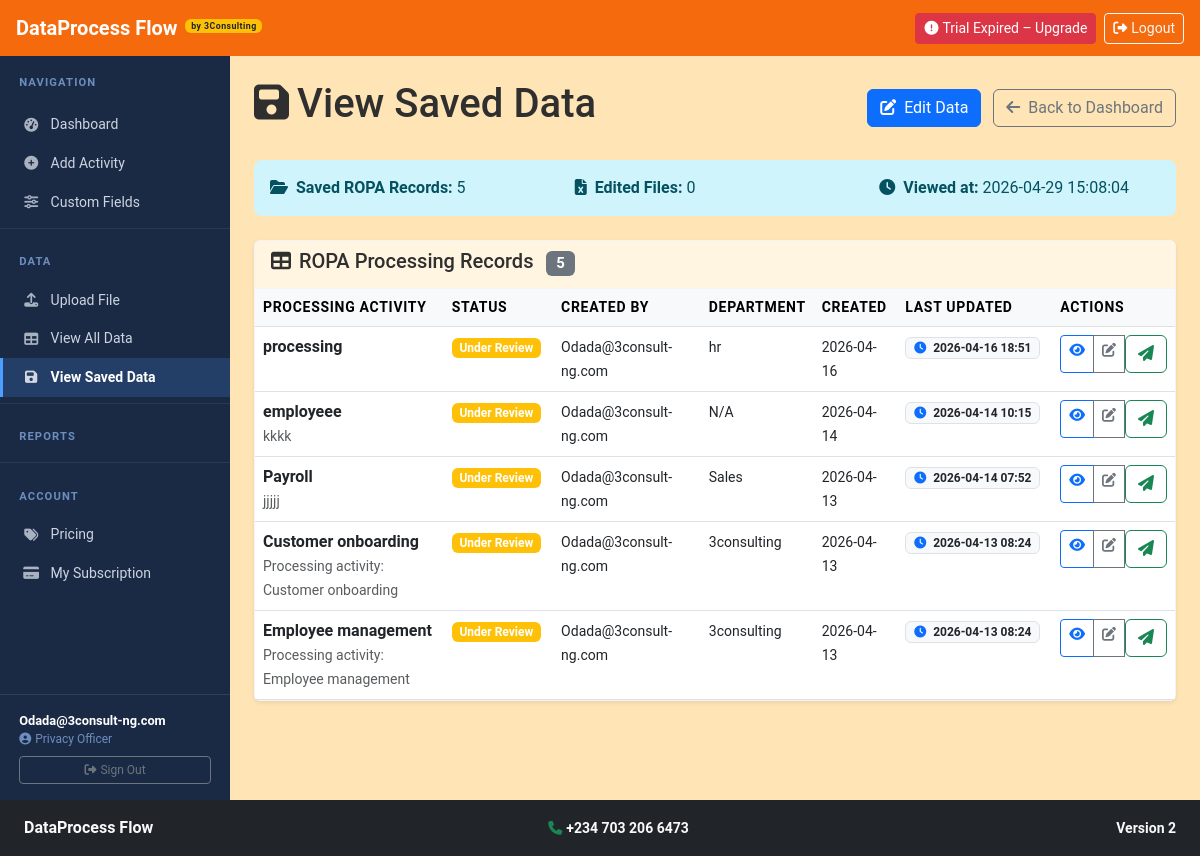
/view-saved-ropa (signed in), run on the app's committed database.
### models.py (models this page shows)
class User(UserMixin, db.Model):
    __tablename__ = 'users'
    id = db.Column(Integer, primary_key=True)
    email = db.Column(String(120), unique=True, nullable=False)
    password_hash = db.Column(String(256), nullable=False)
    role = db.Column(String(50), nullable=False, default='Privacy Champion')
    department = db.Column(String(100))
    created_at = db.Column(DateTime, default=datetime.utcnow)
    last_login = db.Column(DateTime)
    reset_token = db.Column(String(256), nullable=True)
    reset_token_expires = db.Column(DateTime, nullable=True)
    country = db.Column(String(100), nullable=True)
    subscription_tier = db.Column(String(50), nullable=False, default='trial')
    trial_start_date = db.Column(DateTime, default=datetime.utcnow)
    subscription_start_date = db.Column(DateTime, nullable=True)
    subscription_end_date = db.Column(DateTime, nullable=True)
    upgrade_email_sent = db.Column(Boolean, default=False)
    ropa_records = db.relationship('ROPARecord', foreign_keys='ROPARecord.created_by', backref='creator', lazy=True)

class ROPARecord(db.Model):
    __tablename__ = 'ropa_records'
    __table_args__ = {'extend_existing': True}
    id = db.Column(Integer, primary_key=True)
    processing_activity_name = db.Column(String(200), nullable=False)
    category = db.Column(String(100))
    description = db.Column(Text)
    department_function = db.Column(String(100))
    controller_name = db.Column(String(200))
    controller_contact = db.Column(String(200))
    controller_address = db.Column(Text)
    controller_country = db.Column(String(200))
    dpo_name = db.Column(String(200))
    dpo_contact = db.Column(String(200))
    dpo_address = db.Column(Text)
    processor_name = db.Column(String(200))
    processor_contact = db.Column(String(200))
    processor_address = db.Column(Text)
    representative_name = db.Column(String(200))
    representative_contact = db.Column(String(200))
    representative_address = db.Column(Text)
    processing_purpose = db.Column(Text)
    legal_basis = db.Column(String(200))
    legitimate_interests = db.Column(Text)
    data_categories = db.Column(Text)
    special_categories = db.Column(Text)
    data_subjects = db.Column(Text)
    recipients = db.Column(Text)
    third_country_transfers = db.Column(Text)
    safeguards = db.Column(Text)
    retention_period = db.Column(String(100))
    deletion_procedures = db.Column(Text)
    security_measures = db.Column(Text)
    breach_likelihood = db.Column(String(50))
    breach_impact = db.Column(String(50))
    risk_level = db.Column(String(50))
    dpia_required = db.Column(Boolean, default=False)
    dpia_outcome = db.Column(Text)
    entity_type = db.Column(String(50), default='Controller')
    status = db.Column(String(50), default='Draft')
    created_by = db.Column(Integer, db.ForeignKey('users.id'), nullable=False)
    created_at = db.Column(DateTime, default=datetime.utcnow)
    updated_at = db.Column(DateTime, default=datetime.utcnow, onupdate=datetime.utcnow)
    reviewed_by = db.Column(Integer, db.ForeignKey('users.id'))
    reviewed_at = db.Column(DateTime)
    review_comments = db.Column(Text)

### app.py (the view)
@app.route('/view-saved-ropa')
@login_required
def view_saved_ropa():
    if current_user.role != 'Privacy Officer':
        abort(403)
    try:
        saved_records = models.ROPARecord.query.filter_by(
            created_by=current_user.id
        ).order_by(models.ROPARecord.updated_at.desc()).all()
        edited_files = models.ExcelFileData.query.filter(
            models.ExcelFileData.uploaded_by == current_user.id,
            models.ExcelFileData.last_edited_at.isnot(None)
        ).order_by(models.ExcelFileData.last_edited_at.desc()).all()
        log_audit_event('View Saved ROPA', current_user.email, 'Viewed saved ROPA records')
        return render_template('view_saved_ropa.html',
                               saved_records=saved_records,
                               edited_files=edited_files,
                               total_saved=len(saved_records),
                               current_time=datetime.now().strftime('%Y-%m-%d %H:%M:%S'))
    except Exception as e:
        flash(f'Error loading saved ROPA records: {str(e)}', 'error')
        return redirect(url_for('privacy_officer_dashboard'))

### templates/view_saved_ropa.html (shortened to what this page needs)
{% extends "base.html" %}
{% block content %}
<div class="d-flex justify-content-between align-items-center mb-4">
    <h1><i class="fas fa-save me-2"></i>View Saved Data</h1>
    <div>
        <a href="{{ url_for('edit_all_ropa_excel') }}" class="btn btn-primary me-2">
            <i class="fas fa-edit me-2"></i>Edit Data
        </a>
        <a href="{{ url_for('privacy_officer_dashboard') }}" class="btn btn-outline-secondary">
            <i class="fas fa-arrow-left me-2"></i>Back to Dashboard
        </a>
    </div>
</div>
<div class="alert alert-info mb-4">
    <div class="row">
        <div class="col-md-4">
            <strong><i class="fas fa-folder-open me-2"></i>Saved ROPA Records:</strong> {{ total_saved }}
        </div>
        <div class="col-md-4">
            <strong><i class="fas fa-file-excel me-2"></i>Edited Files:</strong> {{ edited_files|length }}
        </div>
        <div class="col-md-4">
            <strong><i class="fas fa-clock me-2"></i>Viewed at:</strong> {{ current_time }}
        </div>
    </div>
</div>
{% if saved_records %}
<div class="card">
    <div class="card-header">
        <h5 class="mb-0">
            <i class="fas fa-table me-2"></i>ROPA Processing Records
            <span class="badge bg-secondary ms-2">{{ saved_records|length }}</span>
        </h5>
    </div>
    <div class="card-body p-0">
        <table class="table table-hover mb-0">
            <thead class="table-light">
                <tr>
                    <th>Processing Activity</th>
                    <th>Status</th>
                    <th>Created By</th>
                    <th>Department</th>
                    <th>Created</th>
                    <th>Last Updated</th>
                    <th>Actions</th>
                </tr>
            </thead>
            <tbody>
                {% for record in saved_records %}
                <tr>
                    <td>
                        <strong>{{ record.processing_activity_name }}</strong>
                        {% if record.description %}
                        <br><small class="text-muted">{{ record.description[:60] }}{% if record.description|length > 60 %}...{% endif %}</small>
                        {% endif %}
                    </td>
                    <td>
                        {% set sc = 'secondary' %}
                        {% if record.status == 'Under Review' %}{% set sc = 'warning' %}
                        {% elif record.status == 'Approved' %}{% set sc = 'success' %}
                        {% elif record.status == 'Draft' %}{% set sc = 'info' %}
                        {% elif record.status == 'Rejected' %}{% set sc = 'danger' %}
                        {% endif %}
                        <span class="badge bg-{{ sc }}">{{ record.status or 'Unknown' }}</span>
                    </td>
                    <td><small>{{ record.creator.email if record.creator else 'System' }}</small></td>
                    <td><small>{{ record.department_function or 'N/A' }}</small></td>
                    <td>
                        <small>{{ record.created_at.strftime('%Y-%m-%d') if record.created_at else 'N/A' }}</small>
                    </td>
                    <td>
                        <span class="badge bg-light text-dark border">
                            <i class="fas fa-clock me-1 text-primary"></i>
                            {{ record.updated_at.strftime('%Y-%m-%d %H:%M') if record.updated_at else 'N/A' }}
                        </span>
                    </td>
                    <td>
                        <div class="btn-group btn-group-sm">
                            <a href="{{ url_for('view_activity', record_id=record.id) }}" class="btn btn-outline-primary" title="View">
                                <i class="fas fa-eye"></i>
                            </a>
                            <a href="{{ url_for('edit_activity', record_id=record.id) }}" class="btn btn-outline-secondary" title="Edit">
                                <i class="fas fa-edit"></i>
                            </a>
                            <form method="POST" action="{{ url_for('update_status', record_id=record.id, status='Under Review') }}" style="display:inline;">
                                <button type="submit" class="btn btn-outline-success" title="Submit for Review" onclick="return confirm('Submit for review?')">
                                    <i class="fas fa-paper-plane"></i>
                                </button>
                            </form>
                        </div>
                    </td>
                </tr>
                {% endfor %}
            </tbody>
        </table>
    </div>
</div>
{% endif %}
{% endblock %}

### templates/base.html (shortened to what this page needs)
<!DOCTYPE html>
<html lang="en" data-bs-theme="light">
<head>
    <link href="https://cdn.jsdelivr.net/npm/bootstrap@5.3.0/dist/css/bootstrap.min.css" rel="stylesheet">
    <link href="https://cdnjs.cloudflare.com/ajax/libs/font-awesome/6.4.0/css/all.min.css" rel="stylesheet">
    <link href="{{ url_for('static', filename='css/custom.css') }}" rel="stylesheet">
</head>
<body>
    <nav class="navbar navbar-dark bg-primary px-3 {% if current_user.is_authenticated %}navbar-auth{% endif %}">
        <a class="navbar-brand fw-bold d-flex align-items-center gap-2" href="{{ url_for('index') }}">
            DataProcess Flow
            <span class="badge bg-warning text-dark" style="font-size:0.55rem;letter-spacing:0.05em;">by 3Consulting</span>
        </a>
        {% if current_user.is_authenticated %}
        <div class="ms-auto d-flex align-items-center gap-2">
            {% if sub_tier == 'trial' and sub_trial_days is not none %}
            <a href="{{ url_for('pricing') }}" class="btn btn-sm btn-warning">
                <i class="fas fa-clock me-1"></i>Trial: {{ sub_trial_days }}d left
            </a>
            {% elif sub_tier == 'expired' %}
            <a href="{{ url_for('pricing') }}" class="btn btn-sm btn-danger">
                <i class="fas fa-exclamation-circle me-1"></i>Trial Expired – Upgrade
            </a>
            {% elif sub_tier %}
            <span class="badge bg-{{ sub_config.get('color', 'secondary') }} fs-6 px-3 py-2">
                <i class="fas fa-star me-1"></i>{{ sub_config.get('name', sub_tier|title) }}
            </span>
            {% endif %}
            <a href="{{ url_for('logout') }}" class="btn btn-sm btn-outline-light">
                <i class="fas fa-sign-out-alt me-1"></i>Logout
            </a>
        </div>
        {% endif %}
    </nav>
    {% if current_user.is_authenticated %}
    <div class="app-shell">
        <nav id="sidebar">
            <div class="sidebar-brand">Navigation</div>
            <div class="nav flex-column mt-1">
                <a class="nav-link {% if request.endpoint in ['index','privacy_officer_dashboard','privacy_champion_dashboard'] %}active{% endif %}"
                   href="{{ url_for('index') }}">
                    <i class="fas fa-tachometer-alt"></i> Dashboard
                </a>
                <a class="nav-link {% if request.endpoint == 'add_activity' %}active{% endif %}"
                   href="{{ url_for('add_activity') }}">
                    <i class="fas fa-plus-circle"></i> Add Activity
                </a>
                {% if sub_tier and sub_tier != 'trial' %}
                <a class="nav-link {% if request.endpoint == 'custom_tabs' %}active{% endif %}"
                   href="{{ url_for('custom_tabs') }}">
                    <i class="fas fa-sliders-h"></i> Custom Fields
                </a>
                {% else %}
                <a class="nav-link text-muted" href="{{ url_for('subscription') }}" title="Upgrade to unlock Custom Fields">
                    <i class="fas fa-lock me-1"></i><i class="fas fa-sliders-h"></i> Custom Fields
                    <span class="badge bg-warning text-dark ms-1" style="font-size:0.65rem;">Pro</span>
                </a>
                {% endif %}
                {% if current_user.role == 'Privacy Officer' %}
                <div class="sidebar-divider"></div>
                <div class="sidebar-brand">Data</div>
                <a class="nav-link {% if request.endpoint == 'upload_file' %}active{% endif %}"
                   href="{{ url_for('upload_file') }}">
                    <i class="fas fa-upload"></i> Upload File
                </a>
                <a class="nav-link {% if request.endpoint == 'view_all_ropa_excel' %}active{% endif %}"
                   href="{{ url_for('view_all_ropa_excel') }}">
                    <i class="fas fa-table"></i> View All Data
                </a>
                <a class="nav-link {% if request.endpoint == 'view_saved_ropa' %}active{% endif %}"
                   href="{{ url_for('view_saved_ropa') }}">
                    <i class="fas fa-save"></i> View Saved Data
                </a>
                {% endif %}
                <div class="sidebar-divider"></div>
                <div class="sidebar-brand">Reports</div>
                <div class="sidebar-divider"></div>
                <div class="sidebar-brand">Account</div>
                <a class="nav-link {% if request.endpoint == 'pricing' %}active{% endif %}"
                   href="{{ url_for('pricing') }}">
                    <i class="fas fa-tags"></i> Pricing
                </a>
                {% if current_user.role == 'Privacy Officer' %}
                <a class="nav-link {% if request.endpoint == 'subscription' %}active{% endif %}"
                   href="{{ url_for('subscription') }}">
                    <i class="fas fa-credit-card"></i> My Subscription
                </a>
                {% endif %}
            </div>
            <div class="sidebar-user">
                <div class="user-email">{{ current_user.email }}</div>
                <div class="user-role"><i class="fas fa-user-circle me-1"></i>{{ current_user.role }}</div>
                <div class="mt-2">
                    <a href="{{ url_for('logout') }}" class="btn btn-sm btn-outline-secondary w-100" style="font-size:0.75rem;">
                        <i class="fas fa-sign-out-alt me-1"></i>Sign Out
                    </a>
                </div>
            </div>
        </nav>
        <main class="main-content p-4">
    {% else %}
    <main class="container my-4">
    {% endif %}
        {% block content %}{% endblock %}
    {% if current_user.is_authenticated %}
        </main>
    </div>
    {% else %}
    </main>
    {% endif %}
    <footer class="bg-dark text-light py-3 mt-auto">
        <div class="container-fluid px-4">
            <div class="row align-items-center">
                <div class="col-md-5">
                    <span class="fw-bold">DataProcess Flow</span>
                    <span class="text-muted ms-2 small">by 3Consulting — ROPA Compliance Platform</span>
                </div>
                <div class="col-md-3 text-center">
                    <a href="tel:+442071234567" class="text-light text-decoration-none small">
                        <i class="fas fa-phone me-1 text-success"></i><strong>+234 703 206 6473</strong>
                    </a>
                    <span class="text-muted ms-2 small">Support</span>
                </div>
                <div class="col-md-4 text-md-end">
                    <small class="text-muted">Secure Compliance Management &nbsp;·&nbsp; <strong class="text-light">Version 2</strong></small>
                </div>
            </div>
        </div>
    </footer>
</body>
</html>

### data on the page
User: email "Odada@3consult-ng.com", role "Privacy Officer"
ROPARecord: processing_activity_name "processing", status "Under Review", creator "Odada@3consult-ng.com", department_function "hr", created_at "2026-04-16", updated_at "2026-04-16 18:51"
ROPARecord: processing_activity_name "employeee", description "kkkk", status "Under Review", creator "Odada@3consult-ng.com", department_function "N/A", created_at "2026-04-14", updated_at "2026-04-14 10:15"
ROPARecord: processing_activity_name "Payroll", description "jjjjj", status "Under Review", creator "Odada@3consult-ng.com", department_function "Sales", created_at "2026-04-13", updated_at "2026-04-14 07:52"
ROPARecord: processing_activity_name "Customer onboarding", description "Processing activity: Customer onboarding", status "Under Review", creator "Odada@3consult-ng.com", department_function "3consulting", created_at "2026-04-13", updated_at "2026-04-13 08:24"
ROPARecord: processing_activity_name "Employee management", description "Processing activity: Employee management", status "Under Review", creator "Odada@3consult-ng.com", department_function "3consulting", created_at "2026-04-13", updated_at "2026-04-13 08:24"

### other printed values
{{ total_saved }} "5"
{{ edited_files|length }} "0"
{{ saved_records|length }} "5"
